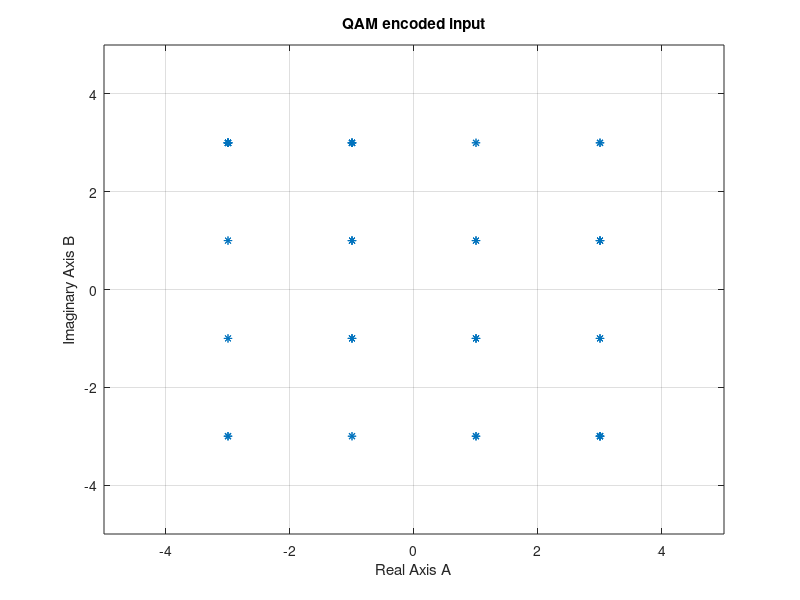
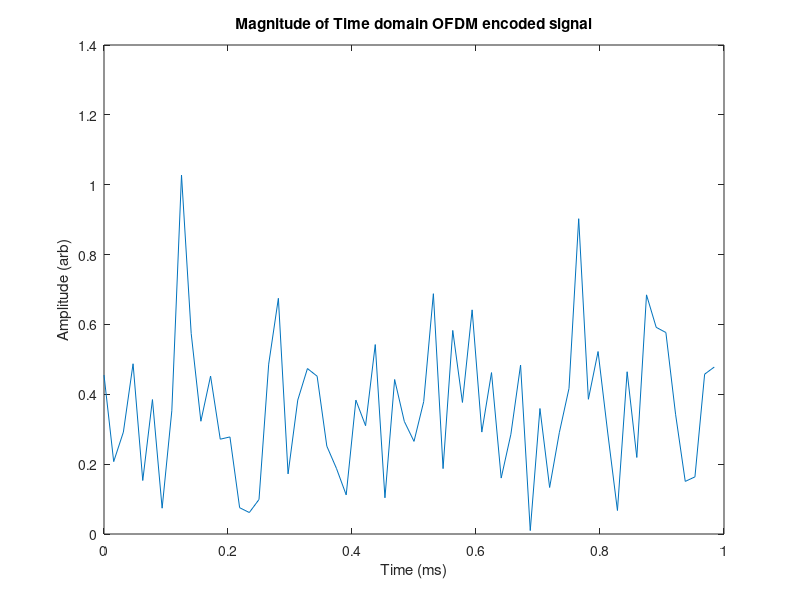

Recreate these plots in MATLAB, in order. (Note: this script raises an error after producing the figures.)
%% Project Script for ECE3141 Friday 12pm D- OFDM 
% Hamish Cranston & Reece Harrison


%% Setup
clc;clear all;close all;


%% Parameters
N = 64; % [] number of subcarriers
T = 1e-3; % [s] symbol period
M = 16; %[] QAM in use
fs = N/T; %[Hz] sampling frequency
df = 1/T; %[Hz] subcarrier spacing
t = (0:N-1)/fs; %[s] time vector 


%% Generating N random subcarriers (Xn) (our datastream)
% This is simulated QAM-4, so 2 bits and 4 possible symbols. Adjust to
% center. No noise at the moment.

%This will only generate an individual qam signal. Could simulate
%parallelising serial data.

input_data = randi([0 M-1],N,1);

% Encode QAM
qamEncoded = qammod(input_data,M);



figure;
grid on
plot(qamEncoded,'*')
xlim([-5,5]);
ylim([-5,5])
xlabel("Real Axis A");
title("QAM encoded input")
ylabel("Imaginary Axis B")
grid on;

%% Inverse Forward Fourier Transformation (convert to time domain)
signal = ifft(qamEncoded);

% Amplitudes
signalAmplitudes = abs(signal);

%plot the actual signal (could add real+imag parts?)
figure;
plot(t*1e3,signalAmplitudes)
title("Magnitude of Time domain OFDM encoded signal");
xlabel("Time (ms)");
ylabel("Amplitude (arb)");


% Signal Amplitude Histogram
figure;
histogram(signalAmplitudes, 'Normalization', 'pdf');
xlabel('Amplitude');
ylabel('Probability Density');
title('Histogram of Signal Amplitudes');

%% Frequency Domain Spectrum (PSD)

% We use a larger FFT size
N_fft = N * 2; 
signal_freq = fft(signal, N_fft);

% Shift the spectrum so 0 Hz is in the center
signal_shifted = fftshift(signal_freq);

% Db Power spectrum we use 20*log10 for amplitude-to-dB conversion
PSD = 20*log10(abs(signal_shifted));
PSD_norm = PSD - max(PSD); % Normalize so peak is at 0 dB

% The range is from -fs/2 to fs/2
f_axis = linspace(-fs/2, fs/2, N_fft);

figure;
plot(f_axis/1e6, PSD_norm, 'LineWidth', 1.5);
grid on;
title('Frequency Domain Spectrum of Sent OFDM Signal');
xlabel('Frequency (MHz) (centered relative to carrier)'); % carrier frequency is at 0
ylabel('Relative Power (dB)');
ylim([-60 5]); % Adjust to see the noise floor/sidelobes

%% Calculating Peak-to-Average Power Ratio and Performance Statistics
PAPR = 10*log10(max(signalAmplitudes.^2)./mean(signalAmplitudes.^2));

fprintf("Peak-to-Average power ratio found to be %.2f dB\n",PAPR)

fprintf("\nFrequency Domain Performance\n")
fprintf("Subcarrier spacing %.0f Hz\n",df)
fprintf("Total Bandwidth %.2f MHz\n",N*df/1e6);
fprintf("Number of subcarriers %d\n",N)

fprintf("\nTime Domain Performance\n")
fprintf("Symbol duration (1 symbol) %.0f ms\n",T*1e3)
fprintf("Symbol rate (1 symbol) %.0f symbols/s\n",1/T)
fprintf("Max Data Rate without OFDM using %.0f-QAM (send one QAM symbol in one symbol period) %.2f kbps ((QAM) log2(M) * 1/T)\n",M,log2(M)/(T*1e3))
fprintf("Max Data Rate with OFDM using %.0f-QAM %.2f Mbps ((QAM) log2(M) * N/T)\n",M,N*log2(M)/(T*1e6))


%% Add noise to the transmitted signal.

noisy_signal = awgn(signal,60);

%% Forward Fourier Transform recovers Xn (our datastream)
recoveredbitPattern = fft(noisy_signal);

figure()
hold on
plot(recoveredbitPattern,'*')
plot(qamEncoded,'^')
legend("Recovered Pattern","Original Pattern")
title("Recovered Bit Pattern")
xlabel("Real Axis");
ylabel("Imaginary Axis")
grid on;

%This is now a relative tolerance
check=isapprox(qamEncoded,recoveredbitPattern,RelativeTolerance=0.2);
equalcheck = all(check(:)==1);
if equalcheck==1
    fprintf('\nThe original and recovered bit patterns are equal.\n');
else
    fprintf('\nThe original and recovered bit patterns are NOT equal.\n');
end

%% Constructing a signal across multiple transmission periods without cyclic prefix:

num_periods = 10;
pause_length = N/4;

pause_vec = zeros([1,pause_length]);

overall_signal = [];

signal_zero = zeros([1, N]);

cyclic_prefixes = [];

time_overall = (0:(N+pause_length)*num_periods-1)/fs; %[s] time vector 


for i = 1:num_periods

    input_data = randi([0 M-1],N,1);

% Encode QAM
    qamEncoded = qammod(input_data,M);

    signal = ifft(qamEncoded);

    prefix = signal((N-pause_length):N-1);

    cyclic_prefixes = [cyclic_prefixes,prefix',signal_zero];

    overall_signal = [overall_signal, pause_vec,signal'];


end

overall_abs = abs(overall_signal);

prefix_abs = abs(cyclic_prefixes);

combo_abs = overall_abs + prefix_abs;

PAPR = 10*log10(max(combo_abs.^2)./mean(combo_abs.^2));
fprintf("Peak-to-Average power ratio found to be %.2f dB with cyclic prefix\n",PAPR)

figure();
hold on
plot(time_overall*1e3,overall_abs)
plot(time_overall*1e3,prefix_abs)

legend("OFDM Time Domain Signal","Cyclic Prefix");

title("A ten sequence OFDM transmission with cyclic prefixes");
xlabel("Time (ms)")
ylabel("Amplitude (arb)")

%% Plot orthogonal carriers for an example.

fs = 1024;
N_fft = 8192;
time = (0:fs-1)/fs;
multipliers = (1:10) + 300 ;
multipliers = multipliers';

orthogonal_signals = cos(2*pi*multipliers*time);
orthogonal_signals = [zeros([10,fs*2]),orthogonal_signals,zeros([10,fs*2])];

fft_signals = fft(orthogonal_signals',N_fft);

freqs = linspace(0,fs,N_fft);

half_point = floor(N_fft/2);

figure()
plot(freqs(1:half_point),abs(fft_signals(1:half_point,:)))
xlim([295,316])
title("FFT of Orthogonal Frequencies")
xlabel("Frequency (Hz)");
ylabel("Amplitude (arb)");
